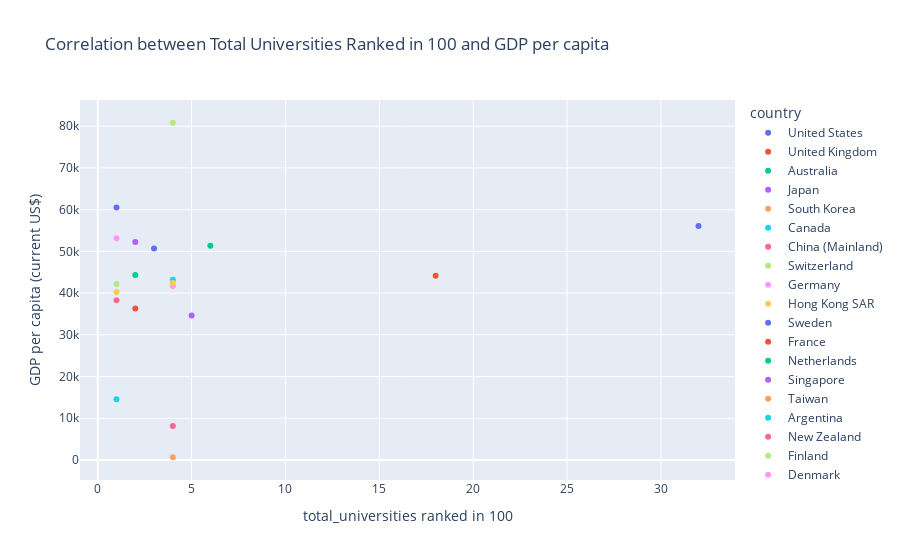

Here is the notebook cell this chart was saved with:
### Code cell
# the corrleation between total universities ranked in 100 and GDP per capita
fig = px.scatter(new_country_table, x='total_universities ranked in 100', y='GDP per capita (current US$)', color='country', title='Correlation between Total Universities Ranked in 100 and GDP per capita',)
fig.show()

### Figure 1 — Plotly figure (JSON) as saved in the notebook; plotly's stock layout.template omitted (floating-point values rounded to 4 significant figures)
{"data": [{"hovertemplate": "country=United States<br>total_universities ranked in 100=%{x}<br>GDP per capita (current US$)=%{y}<extra></extra>", "legendgroup": "United States", "marker": {"color": "#636efa", "symbol": "circle"}, "mode": "markers", "name": "United States", "orientation": "v", "showlegend": true, "type": "scatter", "x": [32], "xaxis": "x", "y": [56050.0], "yaxis": "y"}, {"hovertemplate": "country=United Kingdom<br>total_universities ranked in 100=%{x}<br>GDP per capita (current US$)=%{y}<extra></extra>", "legendgroup": "United Kingdom", "marker": {"color": "#EF553B", "symbol": "circle"}, "mode": "markers", "name": "United Kingdom", "orientation": "v", "showlegend": true, "type": "scatter", "x": [18], "xaxis": "x", "y": [44160.0], "yaxis": "y"}, {"hovertemplate": "country=Australia<br>total_universities ranked in 100=%{x}<br>GDP per capita (current US$)=%{y}<extra></extra>", "legendgroup": "Australia", "marker": {"color": "#00cc96", "symbol": "circle"}, "mode": "markers", "name": "Australia", "orientation": "v", "showlegend": true, "type": "scatter", "x": [6], "xaxis": "x", "y": [51350.0], "yaxis": "y"}, {"hovertemplate": "country=Japan<br>total_universities ranked in 100=%{x}<br>GDP per capita (current US$)=%{y}<extra></extra>", "legendgroup": "Japan", "marker": {"color": "#ab63fa", "symbol": "circle"}, "mode": "markers", "name": "Japan", "orientation": "v", "showlegend": true, "type": "scatter", "x": [5], "xaxis": "x", "y": [34630.0], "yaxis": "y"}, {"hovertemplate": "country=South Korea<br>total_universities ranked in 100=%{x}<br>GDP per capita (current US$)=%{y}<extra></extra>", "legendgroup": "South Korea", "marker": {"color": "#FFA15A", "symbol": "circle"}, "mode": "markers", "name": "South Korea", "orientation": "v", "showlegend": true, "type": "scatter", "x": [4], "xaxis": "x", "y": [648], "yaxis": "y"}, {"hovertemplate": "country=Canada<br>total_universities ranked in 100=%{x}<br>GDP per capita (current US$)=%{y}<extra></extra>", "legendgroup": "Canada", "marker": {"color": "#19d3f3", "symbol": "circle"}, "mode": "markers", "name": "Canada", "orientation": "v", "showlegend": true, "type": "scatter", "x": [4], "xaxis": "x", "y": [43210.0], "yaxis": "y"}, {"hovertemplate": "country=China (Mainland)<br>total_universities ranked in 100=%{x}<br>GDP per capita (current US$)=%{y}<extra></extra>", "legendgroup": "China (Mainland)", "marker": {"color": "#FF6692", "symbol": "circle"}, "mode": "markers", "name": "China (Mainland)", "orientation": "v", "showlegend": true, "type": "scatter", "x": [4], "xaxis": "x", "y": [8109.0], "yaxis": "y"}, {"hovertemplate": "country=Switzerland<br>total_universities ranked in 100=%{x}<br>GDP per capita (current US$)=%{y}<extra></extra>", "legendgroup": "Switzerland", "marker": {"color": "#B6E880", "symbol": "circle"}, "mode": "markers", "name": "Switzerland", "orientation": "v", "showlegend": true, "type": "scatter", "x": [4], "xaxis": "x", "y": [80830.0], "yaxis": "y"}, {"hovertemplate": "country=Germany<br>total_universities ranked in 100=%{x}<br>GDP per capita (current US$)=%{y}<extra></extra>", "legendgroup": "Germany", "marker": {"color": "#FF97FF", "symbol": "circle"}, "mode": "markers", "name": "Germany", "orientation": "v", "showlegend": true, "type": "scatter", "x": [4], "xaxis": "x", "y": [41690.0], "yaxis": "y"}, {"hovertemplate": "country=Hong Kong SAR<br>total_universities ranked in 100=%{x}<br>GDP per capita (current US$)=%{y}<extra></extra>", "legendgroup": "Hong Kong SAR", "marker": {"color": "#FECB52", "symbol": "circle"}, "mode": "markers", "name": "Hong Kong SAR", "orientation": "v", "showlegend": true, "type": "scatter", "x": [4], "xaxis": "x", "y": [42431], "yaxis": "y"}, {"hovertemplate": "country=Sweden<br>total_universities ranked in 100=%{x}<br>GDP per capita (current US$)=%{y}<extra></extra>", "legendgroup": "Sweden", "marker": {"color": "#636efa", "symbol": "circle"}, "mode": "markers", "name": "Sweden", "orientation": "v", "showlegend": true, "type": "scatter", "x": [3], "xaxis": "x", "y": [50690.0], "yaxis": "y"}, {"hovertemplate": "country=France<br>total_universities ranked in 100=%{x}<br>GDP per capita (current US$)=%{y}<extra></extra>", "legendgroup": "France", "marker": {"color": "#EF553B", "symbol": "circle"}, "mode": "markers", "name": "France", "orientation": "v", "showlegend": true, "type": "scatter", "x": [2], "xaxis": "x", "y": [36300.0], "yaxis": "y"}, {"hovertemplate": "country=Netherlands<br>total_universities ranked in 100=%{x}<br>GDP per capita (current US$)=%{y}<extra></extra>", "legendgroup": "Netherlands", "marker": {"color": "#00cc96", "symbol": "circle"}, "mode": "markers", "name": "Netherlands", "orientation": "v", "showlegend": true, "type": "scatter", "x": [2], "xaxis": "x", "y": [44330.0], "yaxis": "y"}, {"hovertemplate": "country=Singapore<br>total_universities ranked in 100=%{x}<br>GDP per capita (current US$)=%{y}<extra></extra>", "legendgroup": "Singapore", "marker": {"color": "#ab63fa", "symbol": "circle"}, "mode": "markers", "name": "Singapore", "orientation": "v", "showlegend": true, "type": "scatter", "x": [2], "xaxis": "x", "y": [52239], "yaxis": "y"}, {"hovertemplate": "country=Taiwan<br>total_universities ranked in 100=%{x}<br>GDP per capita (current US$)=%{y}<extra></extra>", "legendgroup": "Taiwan", "marker": {"color": "#FFA15A", "symbol": "circle"}, "mode": "markers", "name": "Taiwan", "orientation": "v", "showlegend": true, "type": "scatter", "x": [1], "xaxis": "x", "y": [null], "yaxis": "y"}, {"hovertemplate": "country=Argentina<br>total_universities ranked in 100=%{x}<br>GDP per capita (current US$)=%{y}<extra></extra>", "legendgroup": "Argentina", "marker": {"color": "#19d3f3", "symbol": "circle"}, "mode": "markers", "name": "Argentina", "orientation": "v", "showlegend": true, "type": "scatter", "x": [1], "xaxis": "x", "y": [14560.0], "yaxis": "y"}, {"hovertemplate": "country=New Zealand<br>total_universities ranked in 100=%{x}<br>GDP per capita (current US$)=%{y}<extra></extra>", "legendgroup": "New Zealand", "marker": {"color": "#FF6692", "symbol": "circle"}, "mode": "markers", "name": "New Zealand", "orientation": "v", "showlegend": true, "type": "scatter", "x": [1], "xaxis": "x", "y": [38290.0], "yaxis": "y"}, {"hovertemplate": "country=Finland<br>total_universities ranked in 100=%{x}<br>GDP per capita (current US$)=%{y}<extra></extra>", "legendgroup": "Finland", "marker": {"color": "#B6E880", "symbol": "circle"}, "mode": "markers", "name": "Finland", "orientation": "v", "showlegend": true, "type": "scatter", "x": [1], "xaxis": "x", "y": [42150.0], "yaxis": "y"}, {"hovertemplate": "country=Denmark<br>total_universities ranked in 100=%{x}<br>GDP per capita (current US$)=%{y}<extra></extra>", "legendgroup": "Denmark", "marker": {"color": "#FF97FF", "symbol": "circle"}, "mode": "markers", "name": "Denmark", "orientation": "v", "showlegend": true, "type": "scatter", "x": [1], "xaxis": "x", "y": [53150.0], "yaxis": "y"}, {"hovertemplate": "country=Belgium<br>total_universities ranked in 100=%{x}<br>GDP per capita (current US$)=%{y}<extra></extra>", "legendgroup": "Belgium", "marker": {"color": "#FECB52", "symbol": "circle"}, "mode": "markers", "name": "Belgium", "orientation": "v", "showlegend": true, "type": "scatter", "x": [1], "xaxis": "x", "y": [40280.0], "yaxis": "y"}, {"hovertemplate": "country=Ireland<br>total_universities ranked in 100=%{x}<br>GDP per capita (current US$)=%{y}<extra></extra>", "legendgroup": "Ireland", "marker": {"color": "#636efa", "symbol": "circle"}, "mode": "markers", "name": "Ireland", "orientation": "v", "showlegend": true, "type": "scatter", "x": [1], "xaxis": "x", "y": [60510.0], "yaxis": "y"}], "layout": {"legend": {"title": {"text": "country"}, "tracegroupgap": 0}, "title": {"text": "Correlation between Total Universities Ranked in 100 and GDP per capita"}, "xaxis": {"anchor": "y", "domain": [0, 1], "title": {"text": "total_universities ranked in 100"}}, "yaxis": {"anchor": "x", "domain": [0, 1], "title": {"text": "GDP per capita (current US$)"}}}}
